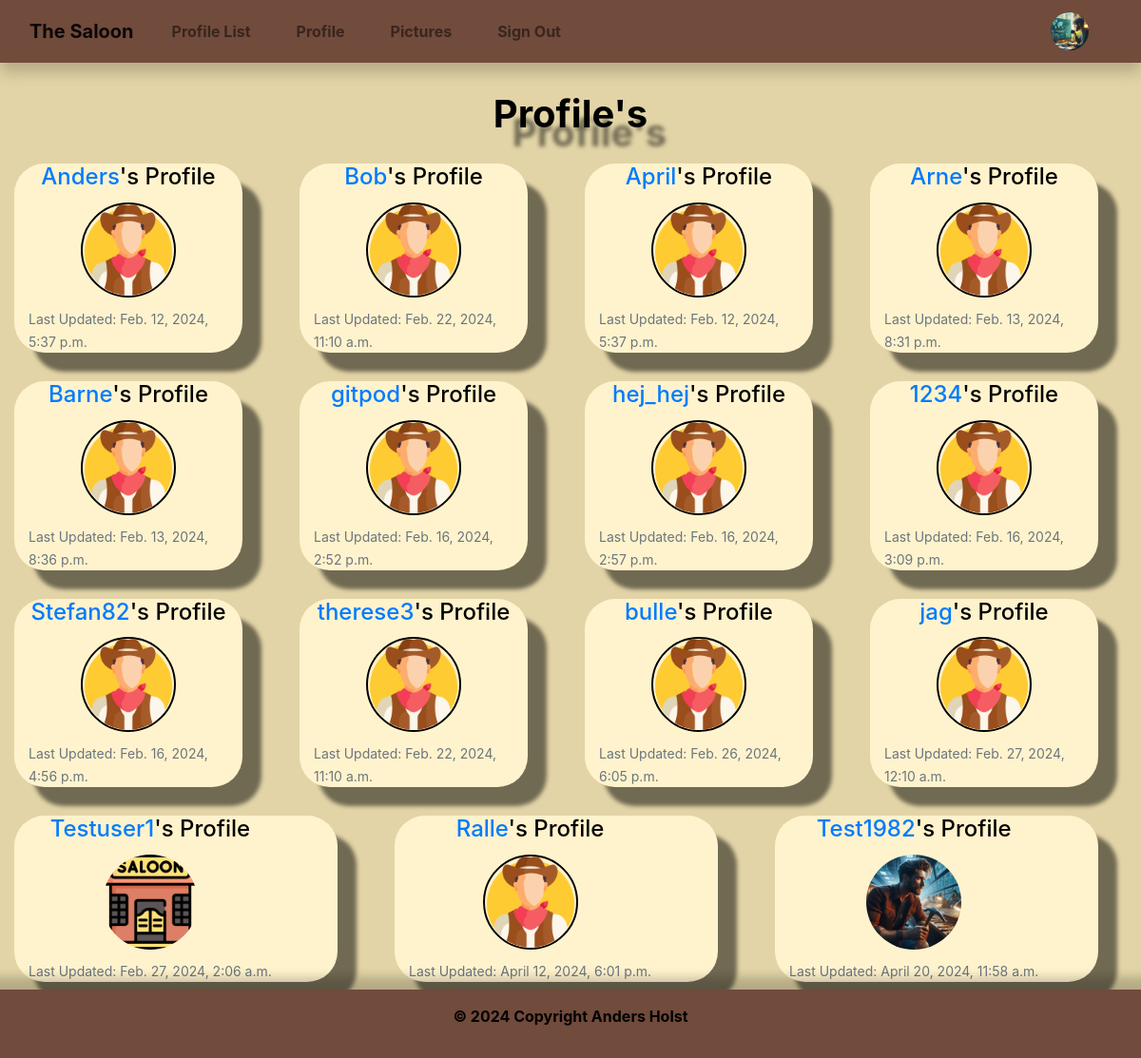
The app's page /profile_list/ (signed in), older data.
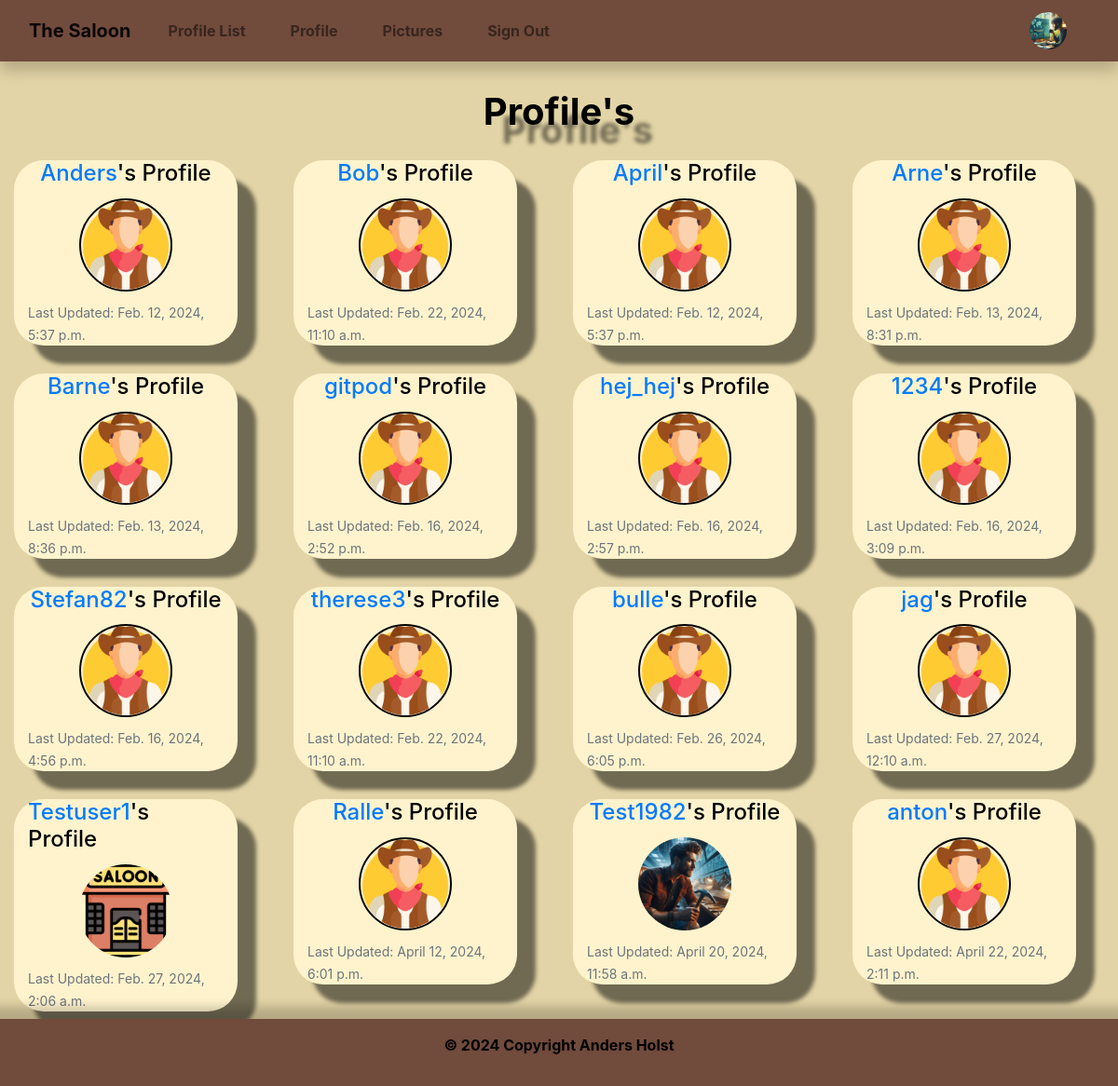
The same page, newer data.
### the_saloon/models.py (models this page shows, shortened)
class Profile(models.Model):
    user = models.OneToOneField(User, on_delete=models.CASCADE)
    follows = models.ManyToManyField("self",
                                     related_name="followed_by",
                                     symmetrical=False, blank=True)
    date_modified = models.DateTimeField(User, auto_now=True)
    profile_image = models.ImageField(
        null=True, blank=True, upload_to="media/image")
    profile_bio = models.CharField(null=True, blank=True, max_length=500)
    facebook_link = models.CharField(null=True, blank=True, max_length=100)
    instagram_link = models.CharField(
        null=True, blank=True, max_length=100)
    linkedin_link = models.CharField(null=True, blank=True, max_length=100)
    youtube_link = models.CharField(null=True, blank=True, max_length=100)
    x_link = models.CharField(null=True, blank=True, max_length=100)

### the_saloon/views.py (the view)
# urls.py: path('profile_list/', views.profile_list, name='profile_list'),
def profile_list(request):
    if request.user.is_authenticated:
        profiles = Profile.objects.exclude(user=request.user)
        return render(request, 'profile_list.html', {"profiles": profiles})
    else:
        messages.success(request, ("You must login to see this page..."))
        return redirect('home')

### the_saloon/templates/profile_list.html
{% extends 'base.html' %}
{% load static %}
{% block content %}
<h1 class="list">Profile's</h1>
{% if profiles %}
<div class="row container-fluid">
{% for profile in profiles %}
<div class="list-container col-12 col-sm-12 col-md-6 col-lg-3 d-flex justify-content-center align-items-center">
 <div class="cont">
    <div class="container">
      <div class="list-card d-flex flex-column justify-content-center align-items-center">
        <h5 class="card-title"><a href="{% url 'profile' profile.user.id %}">
          {{ profile.user.username }}</a>'s Profile</h5>
          {% if profile.profile_image %}
          <a href="{% url 'profile' profile.user.id %}">
              <img class="list img rounded-circle" src="{{ profile.profile_image.url }}"
              alt="{{ profile.user.username}}">
          </a>
          {% else %}
          <a href="{% url 'profile' profile.user.id %}">
              <img class="list profile rounded-circle" src="{% static 'images/cowboy.png' %}"
              alt="profile_image">
          </a>
          {% endif %}
          <p class="list card-text"><small class="text-muted">
          Last Updated: {{ profile.date_modified }}</small></p>
      </div>
    </div>
 </div>
</div>
{% endfor %}
</div>
{% endif %}
{% endblock %}

Row changes from the older to the newer data that the page shows:
added Profile: user.username "anton", date_modified "April 22, 2024, 2:11 p.m."
